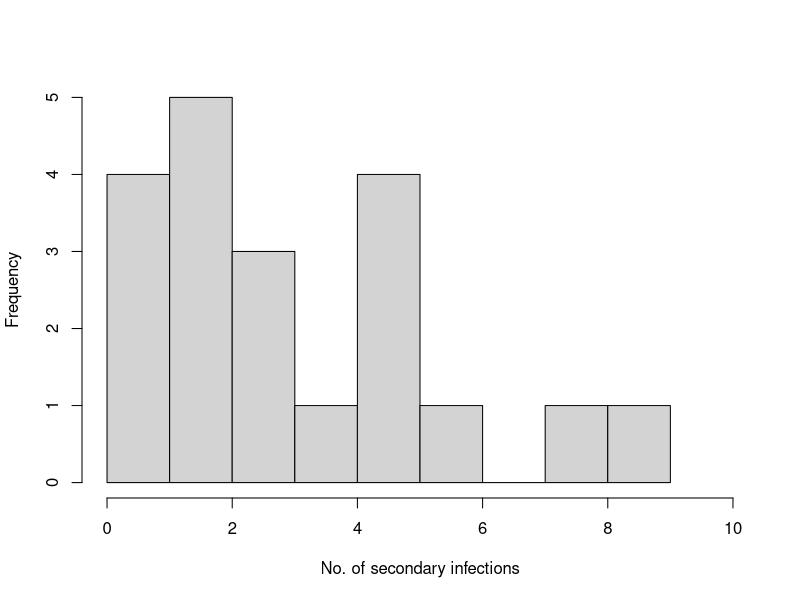
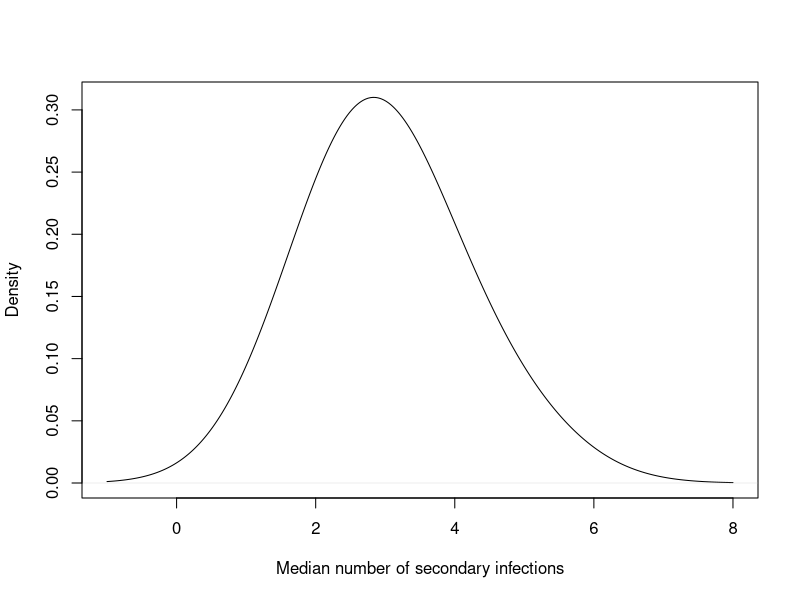
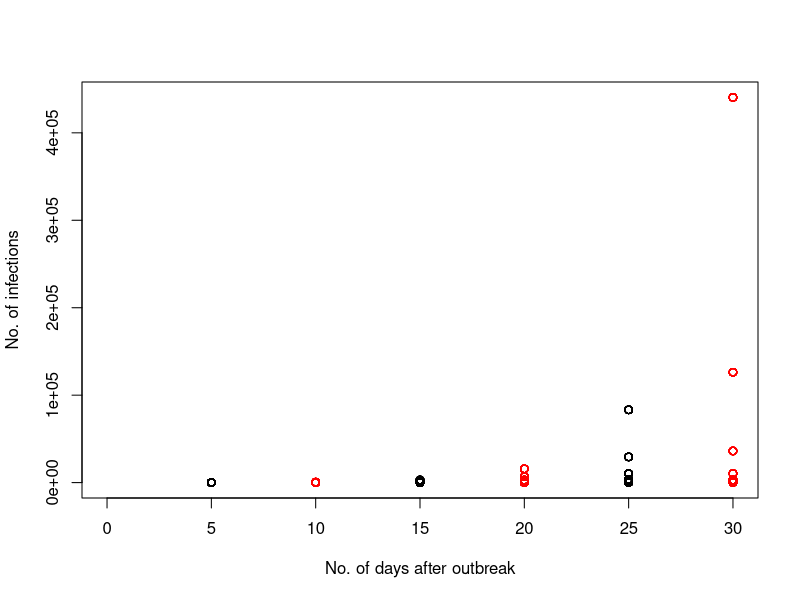
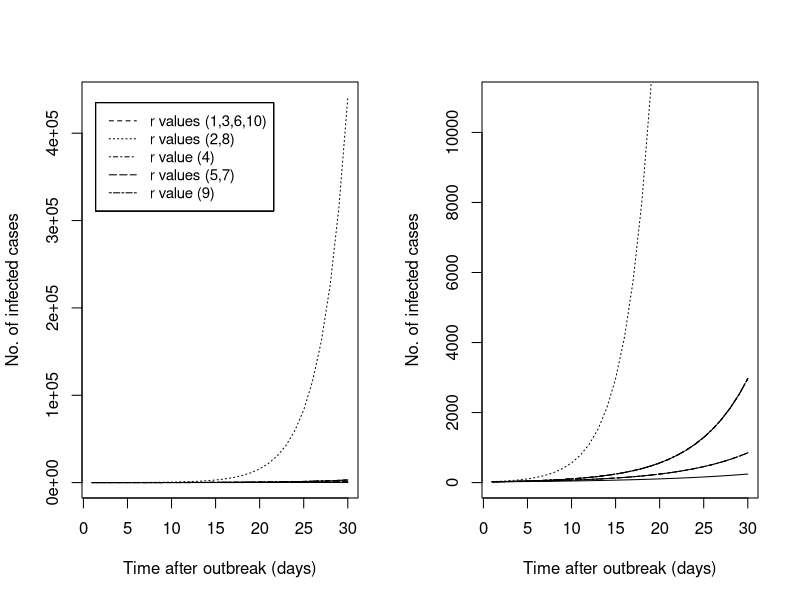
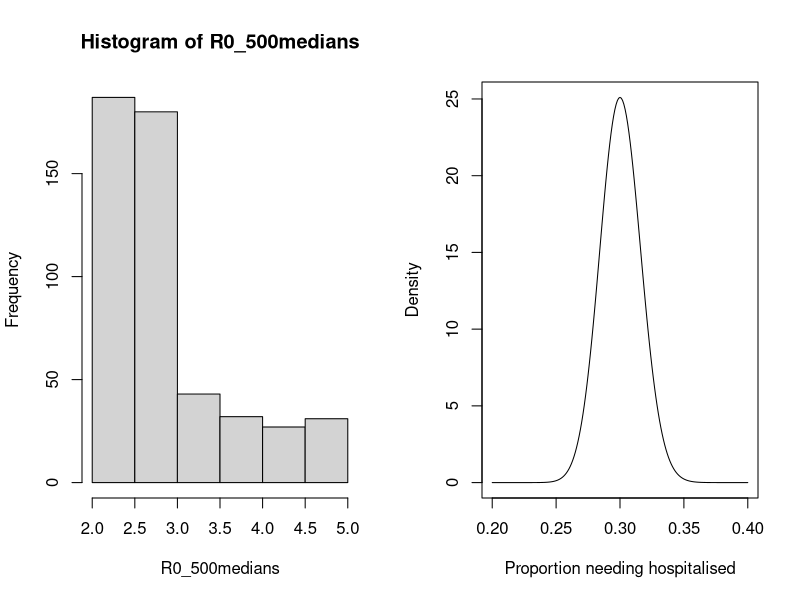
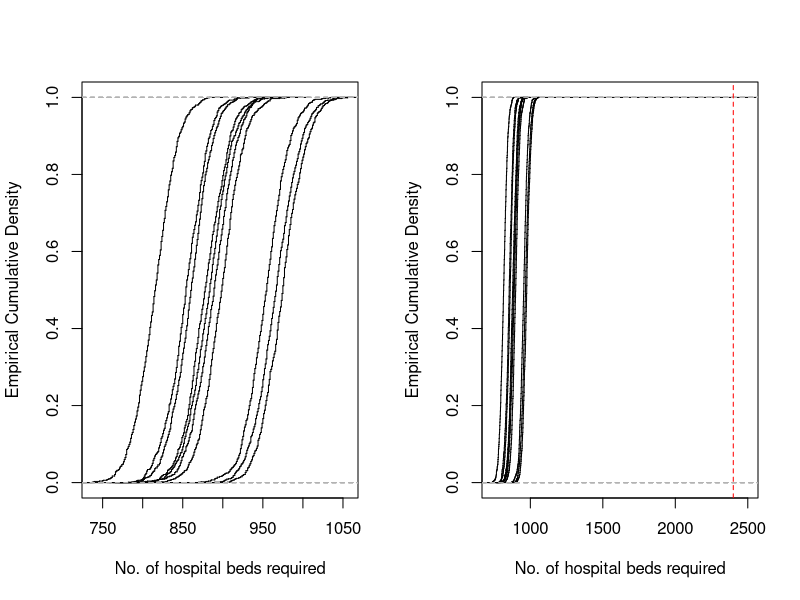
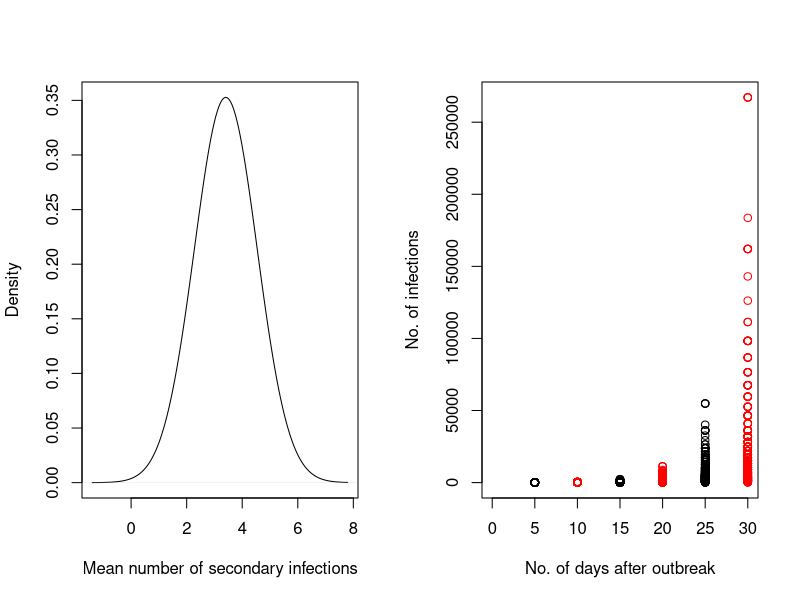
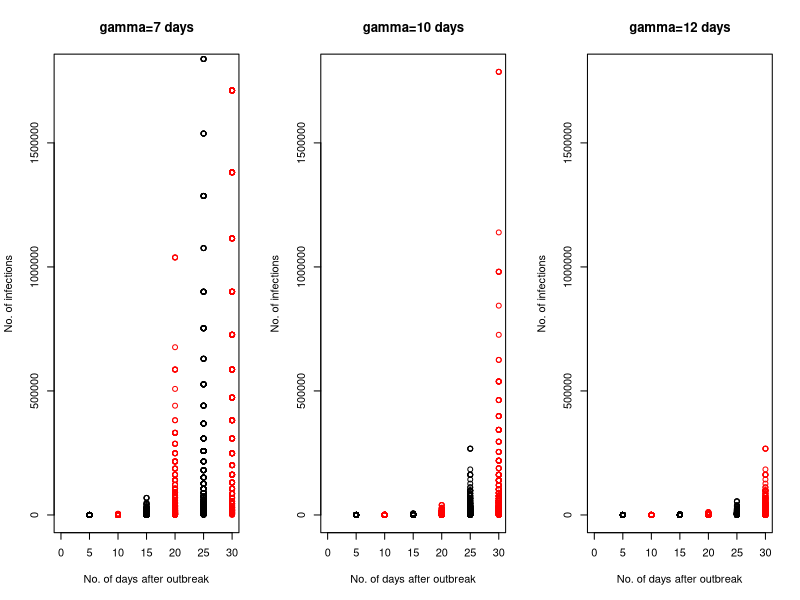

The R script that drew these images, in order:
### Question 1 ###

# Enter data: Data_R0 is no. of secondary cases from our 20 individuals.
Data_R0 <- c(4,5,2,1,0,5,8,2,2,3,5,9,0,1,3,2,6,2,3,5)
#pdf(file = "/Users/sarah/Desktop/MSc\ Applied\ Statistics\ in\ Health\ Sciences/MM925/Assessment/hist.pdf", width=3, height=2.5, pointsize=9)
hist(Data_R0, xlab="No. of secondary infections", xlim=c(0,10), ylim=c(0, 5), breaks=11, main = "") #visualise the data
#dev.off()

# Non-parametric bootstrapping function (npbs)
npbs<-function(x,b){       
  y<-c()                   
  for(i in 1:b){
    y[i]<-median(sample(x,length(x), replace=TRUE))
  }
  y}

# Run the model for 500 bootstraps
R0_500medians<-npbs(Data_R0,500)   #500 bootstrap samples of median R0

#Plot distribution of R0 medians (with smoothing function)
#pdf(file = "/Users/sarah/Desktop/MSc\ Applied\ Statistics\ in\ Health\ Sciences/MM925/Assessment/bootstrap.pdf", width=3, height=2.5, pointsize=9)
plot(density(R0_500medians, bw=1), xlab="Median number of secondary infections", main="")
#dev.off()

#Mean of the medians
mean(R0_500medians)
#standard deviation
sd(R0_500medians)
#min & max values
min(R0_500medians); max(R0_500medians)
#Quantiles of the median R0 values
quantile(R0_500medians, probs=seq(0,1,0.025))


### Question 2 ###

##The variables:
# R0_500medians is my distribution of 500 median values of R0 from Q1
t <- 1:30   #Time in days (after outbreak)
gama <- 12  #average duration of infectiousness (days)
r <- (R0_500medians-1)/gama  #500 values of r, the growth rate of the infection
I_0 <- 20   #Initial no. of cases

#Use the parameters to calculate an array of no. of infections at different times after outbreak
I<-array(dim=c(length(t), length(r)))
for (j in 1:length(r)){  # for each of the 500 values of r
for (i in 1:length(t)){  # for each different time
I[i,j] <- I_0*exp(r[j]*t[i])
}}

# No. of Infections, I has 30 rows (time after outbreak, 1-30 days) and 500 columns (r values)
# So we have a distribution of infection nos. for each time after outbreak (rows of data)
head(I[30,], 10)      #quick check of data, day 30 
max(I)      #max no. of infections (for the y axis limit)


#y values for graph
t5  <- I[5,]   #infections at 5 days
t10 <- I[10,]  #Infections at 10 days
t15 <- I[15,]  #Infections at 15 days
t20 <- I[20,]  #Infections at 20 days
t25 <- I[25,]  #Infections at 25 days
t30 <- I[30,]  #Infections at 30 days

#x values for graph
ts5  <- rep(5, 500)
ts10 <- rep(10, 500)
ts15 <- rep(15, 500)
ts20 <- rep(20, 500)
ts25 <- rep(25, 500)
ts30 <- rep(30, 500)

# Graph of the infections
#pdf(file = "/Users/sarah/Desktop/MSc\ Applied\ Statistics\ in\ Health\ Sciences/MM925/Assessment/infections.pdf", width=3, height=2.5, pointsize=9)
plot(ts10, t10, xlim=c(0, 30), ylim = c(0, max(I)),
     xlab="No. of days after outbreak", ylab="No. of infections", col="red")
points(ts20, t20, xlim=c(0, 30), ylim = c(0, max(I)), col="red")
points(ts30, t30, xlim=c(0, 30), ylim = c(0, max(I)), col="red")
points(ts5, t5, xlim=c(0, 30), ylim = c(0, max(I)))
points(ts15, t15, xlim=c(0, 30), ylim = c(0, max(I)))
points(ts25, t25, xlim=c(0, 30), ylim = c(0, max(I)))
#dev.off()

#Summary stats for infections at 10 days
summary(t10)
quantile(t10, probs=seq(0,1,0.025)) 

#Summary stats for infections at 20 days
summary(t20)
quantile(t20, probs=seq(0,1,0.025)) 

#Summary stats for infections at 30 days
summary(t30)
quantile(t30, probs=seq(0,1,0.025)) 

# Represent no of infections for t=1:30 for first 10 r values
head(I[1,], 10)       #shows the no. of infections first 10 r values
t <- 1:30
#pdf(file = "/Users/sarah/Desktop/MSc\ Applied\ Statistics\ in\ Health\ Sciences/MM925/Assessment/predictions.1.pdf", width=7, height=2.5, pointsize=9)
par(mfrow=c(1,2))
plot(t, I[,1], type="n", 
     xlab="Time after outbreak (days)", ylab="No. of infected cases", ylim=c(0, 441000), lwd = 0.6)
for (i in 1:10){
lines(t, I[,i], lty=i+1)
  legend("topleft", inset=0.05, c("r values (1,3,6,10)", "r values (2,8)", "r value (4)", "r values (5,7)", "r value (9)"), lty = c(2,3,4,5,6), cex = 0.9)
}
plot(t, I[,1], type="n", 
     xlab="Time after outbreak (days)", ylab="No. of infected cases", ylim=c(0, 11000), lwd = 0.6)
for (i in 1:10){
  lines(t, I[,i], lty=i+1)
}
#dev.off()

#Above graph gives one extreme value of infection cases.... Why?
hist(R0_500medians) #Distribution of R0
max(R0_500medians) # Max R0 in model is 5 secondary infections
sum(ifelse(R0_500medians==5, 1, 0))/500   #6.4% cases give R0=5

### Question 3 ###

#Expert opinion of proportions needing hospital bed
minHosp <- 0.25
maxHosp <- 0.35
modal <- 0.3

#Distribution of possible proportions needing beds
prop.range <- seq(0.2,0.4,0.001)
a <- 250
calc.b <- function(a, mode){
  b <- 2-a+(a-1)/mode
  print(b)
}
calc.b(a=a, mode=modal)
b <- 582
prop.Hosp <- dbeta(prop.range, a, b) #Distribution of values for proportion that need hospital

#pdf(file = "/Users/sarah/Desktop/MSc\ Applied\ Statistics\ in\ Health\ Sciences/MM925/Assessment/HospProp.pdf", width=3, height=2.5, pointsize=9)
plot(prop.range, prop.Hosp, xlab="Proportion needing hospitalised", type="l", ylab="Density")
#dev.off()

#Using the median no. of infections/cases at 30 days, [median(t30) = 2968 = n], 
#generate random variables from binomial distribution with p=prop.Hosp in (binom(n,p))
#to simulate the no. of beds required in hospital.

#Function to generate values from binomial dist for no. of beds required
n <- 2968       #median no. of infections at 30 days
#n1 is no. of values sampled from beta dist (uncertainty)
#n2 is no. of values sampled from binomial dist (variability)

simul <- function(n1, n2){
  y <- array(dim=c(n1, n2));
for(i in 1:n1){
  p <- rbeta(1,a,b);     #Generate 1 value from our beta distribution (a=250, b=582)
  for (j in 1:n2){
    y[i,j] <- rbinom(1, n, p) 
  }
}
y
}

#Run function for no. of beds required
beds <- simul(10,1000) 

min(beds)   #check for min for x-axis
max(beds)   #check for max for x-axis

#Plot distributions
#pdf(file = "/Users/sarah/Desktop/MSc\ Applied\ Statistics\ in\ Health\ Sciences/MM925/Assessment/HospCases.pdf", width=6, height=2.5, pointsize=9)
par(mfrow=c(1,2))
plot(ecdf(beds[1,]), do.p=FALSE, verticals=TRUE, main="",
     xlab="No. of hospital beds required", ylab="Empirical Cumulative Density", lty=1, xlim=c(min(beds), max(beds)))
for (i in 2:10) 
  lines(ecdf(beds[i,]), verticals=TRUE, do.p=FALSE)
abline(v = 2400, col = "red", lty=2)
plot(ecdf(beds[1,]), do.p=FALSE, verticals=TRUE, main="",
     xlab="No. of hospital beds required", ylab="Empirical Cumulative Density", lty=1, xlim=c(min(beds), 2500))
for (i in 2:10) 
  lines(ecdf(beds[i,]), verticals=TRUE, do.p=FALSE)
abline(v = 2400, col = "red", lty=2)
#dev.off()

#Probability of threshold being exceeded
cumulprob1 <- ecdf(beds[1,])
1-cumulprob1(2400) 
cumulprob2 <- ecdf(beds[2,])
1-cumulprob2(2400)
cumulprob3 <- ecdf(beds[3,])
1-cumulprob3(2400) 
cumulprob4 <- ecdf(beds[4,])
1-cumulprob4(2400) 
cumulprob5 <- ecdf(beds[5,])
1-cumulprob5(2400) 
cumulprob6 <- ecdf(beds[6,])
1-cumulprob6(2400)
cumulprob7 <- ecdf(beds[7,])
1-cumulprob7(2400) 
cumulprob8 <- ecdf(beds[8,])
1-cumulprob8(2400) 
cumulprob9 <- ecdf(beds[9,])
1-cumulprob9(2400) 
cumulprob10 <- ecdf(beds[10,])
1-cumulprob10(2400) 

### Question 4 ###
#### Use MEAN bootstrapping ####

# Non-parametric bootstrapping function (npbs2)
npbs2<-function(x,b){       
  y<-c()                   
  for(i in 1:b){
    y[i]<-mean(sample(x,length(x), replace=TRUE))
  }
  y}

# Run the model for 500 bootstraps
R0_500means<-npbs2(Data_R0,500)   #500 bootstrap samples of mean R0

#Plot distribution of R0 means (with smoothing function)
#pdf(file = "/Users/sarah/Desktop/MSc\ Applied\ Statistics\ in\ Health\ Sciences/MM925/Assessment/bootstrap2.pdf", width=3, height=2.5, pointsize=9)
plot(density(R0_500means, bw=1), xlab="Mean number of secondary infections", main="")
#dev.off()

#Mean of the means
mean(R0_500means)
#standard deviation
sd(R0_500means)
#min & max values
min(R0_500means); max(R0_500means)
#Quantiles of the mean R0 values
quantile(R0_500means, probs=seq(0,1,0.025))


### (Q. 2) ###

##The variables:
# R0_500means is my distribution of 500 mean values of R0 from Q1
t <- 1:30   #Time in days (after outbreak)
gama <- 12  #average duration of infectiousness (days)
gama7 <- 7
gama10 <- 10
r2 <- (R0_500means-1)/gama  #500 values of r, the growth rate of the infection
# r for different gammas
r_gama7 <- (R0_500means-1)/gama7
r_gama10 <- (R0_500means-1)/gama10

I_0 <- 20   #Initial no. of cases

#Use the parameters to calculate an array of no. of infections at different times after outbreak
I2<-array(dim=c(length(t), length(r)))
for (j in 1:length(r2)){  # for each of the 500 values of r
  for (i in 1:length(t)){  # for each different time
    I2[i,j] <- I_0*exp(r2[j]*t[i])
  }}
# I for gamma 7
Ig7<-array(dim=c(length(t), length(r_gama7)))
for (j in 1:length(r_gama7)){  # for each of the 500 values of r
  for (i in 1:length(t)){  # for each different time
    Ig7[i,j] <- I_0*exp(r_gama7[j]*t[i])
  }}

# I for gamma 10
Ig10<-array(dim=c(length(t), length(r_gama10)))
for (j in 1:length(r_gama10)){  # for each of the 500 values of r
  for (i in 1:length(t)){  # for each different time
    Ig10[i,j] <- I_0*exp(r_gama10[j]*t[i])
  }}

# No. of Infections, I has 30 rows (time after outbreak, 1-30 days) and 500 columns (r values)
# So we have a distribution of infection nos. for each time after outbreak (rows of data)
head(I2[30,], 10)      #quick check of data, day 30 
max(I2)      #max no. of infections (for the y axis limit)


#y values for graph
t5m  <- I2[5,]   #infections at 5 days
t10m <- I2[10,]  #Infections at 10 days
t15m <- I2[15,]  #Infections at 15 days
t20m <- I2[20,]  #Infections at 20 days
t25m <- I2[25,]  #Infections at 25 days
t30m <- I2[30,]  #Infections at 30 days

#y for gamma 7
t5g7  <- Ig7[5,]   #infections at 5 days
t10g7 <- Ig7[10,]  #Infections at 10 days
t15g7 <- Ig7[15,]  #Infections at 15 days
t20g7 <- Ig7[20,]  #Infections at 20 days
t25g7 <- Ig7[25,]  #Infections at 25 days
t30g7 <- Ig7[30,]  #Infections at 30 days

#y for gamma 10
t5g10  <- Ig10[5,]   #infections at 5 days
t10g10 <- Ig10[10,]  #Infections at 10 days
t15g10 <- Ig10[15,]  #Infections at 15 days
t20g10 <- Ig10[20,]  #Infections at 20 days
t25g10 <- Ig10[25,]  #Infections at 25 days
t30g10 <- Ig10[30,]  #Infections at 30 days

#x values for graph
ts5  <- rep(5, 500)
ts10 <- rep(10, 500)
ts15 <- rep(15, 500)
ts20 <- rep(20, 500)
ts25 <- rep(25, 500)
ts30 <- rep(30, 500)

# Graph of the infections
#pdf(file = "/Users/sarah/Desktop/MSc\ Applied\ Statistics\ in\ Health\ Sciences/MM925/Assessment/infections2.pdf", width=3, height=3, pointsize=9)
plot(ts10, t10m, xlim=c(0, 30), ylim = c(0, max(I2)),
     xlab="No. of days after outbreak", ylab="No. of infections", col="red")
points(ts20, t20m, xlim=c(0, 30), ylim = c(0, max(I2)), col="red")
points(ts30, t30m, xlim=c(0, 30), ylim = c(0, max(I2)), col="red")
points(ts5, t5m, xlim=c(0, 30), ylim = c(0, max(I2)))
points(ts15, t15m, xlim=c(0, 30), ylim = c(0, max(I2)))
points(ts25, t25m, xlim=c(0, 30), ylim = c(0, max(I2)))
#dev.off()

#gamma plots
#pdf(file = "/Users/sarah/Desktop/MSc\ Applied\ Statistics\ in\ Health\ Sciences/MM925/Assessment/gammas.pdf", width=6.5, height=2, pointsize=9)
par(mfrow=c(1,3))
plot(ts10, t10g7, xlim=c(0, 30), ylim = c(0, max(Ig10)),
     xlab="No. of days after outbreak", ylab="No. of infections", col="red", main="gamma=7 days")
points(ts20, t20g7, xlim=c(0, 30), ylim = c(0, max(Ig10)), col="red")
points(ts30, t30g7, xlim=c(0, 30), ylim = c(0, max(Ig10)), col="red")
points(ts5, t5g7, xlim=c(0, 30), ylim = c(0, max(Ig10)))
points(ts15, t15g7, xlim=c(0, 30), ylim = c(0, max(Ig10)))
points(ts25, t25g7, xlim=c(0, 30), ylim = c(0, max(Ig10)))

plot(ts10, t10g10, xlim=c(0, 30), ylim = c(0, max(Ig10)),
     xlab="No. of days after outbreak", ylab="No. of infections", col="red", main="gamma=10 days")
points(ts20, t20g10, xlim=c(0, 30), ylim = c(0, max(Ig10)), col="red")
points(ts30, t30g10, xlim=c(0, 30), ylim = c(0, max(Ig10)), col="red")
points(ts5, t5g10, xlim=c(0, 30), ylim = c(0, max(Ig10)))
points(ts15, t15g10, xlim=c(0, 30), ylim = c(0, max(Ig10)))
points(ts25, t25g10, xlim=c(0, 30), ylim = c(0, max(Ig10)))

plot(ts10, t10m, xlim=c(0, 30), ylim = c(0, max(Ig10)),
     xlab="No. of days after outbreak", ylab="No. of infections", col="red", main="gamma=12 days")
points(ts20, t20m, xlim=c(0, 30), ylim = c(0, max(Ig10)), col="red")
points(ts30, t30m, xlim=c(0, 30), ylim = c(0, max(Ig10)), col="red")
points(ts5, t5m, xlim=c(0, 30), ylim = c(0, max(Ig10)))
points(ts15, t15m, xlim=c(0, 30), ylim = c(0, max(Ig10)))
points(ts25, t25m, xlim=c(0, 30), ylim = c(0, max(Ig10)))
#dev.off()

#Summary stats for infections at 10 days
summary(t10m)
quantile(t10m, probs=seq(0,1,0.025)) 

#Summary stats for infections at 20 days
summary(t20m)
quantile(t20m, probs=seq(0,1,0.025)) 

#Summary stats for infections at 30 days
summary(t30m)
quantile(t30m, probs=seq(0,1,0.025)) 

# for gamma 7
summary(t10g7)
quantile(t10g7, probs=seq(0,1,0.025)) 
summary(t15g7)
summary(t20g7)
quantile(t20g7, probs=seq(0,1,0.025)) 
summary(t30g7)
quantile(t30g7, probs=seq(0,1,0.025)) 

# for gamma 10
summary(t10g10)
quantile(t10g10, probs=seq(0,1,0.025)) 
summary(t20g10)
quantile(t20g10, probs=seq(0,1,0.025)) 
summary(t30g10)
quantile(t30g10, probs=seq(0,1,0.025)) 

# Represent no of infections for t=1:30 for first 10 r values
head(I2[30,], 10)       #shows the no. of infections at t=30 first 10 r values
t <- 1:30
#pdf(file = "/Users/sarah/Desktop/MSc\ Applied\ Statistics\ in\ Health\ Sciences/MM925/Assessment/predictions2.pdf", width=7, height=3, pointsize=9)
par(mfrow=c(1,2))
plot(t, I2[,1], type="n", 
     xlab="Time after outbreak (days)", ylab="No. of infected cases", ylim=c(0, 52650))
for (i in 1:10){
  lines(t, I2[,i], lty=i+1)
#  legend("topleft", c("", "", "", "", ""), lty = i+1)
}
plot(t, I2[,1], type="n", 
     xlab="Time after outbreak (days)", ylab="No. of infected cases", ylim=c(0, 12000))
for (i in 1:10){
  lines(t, I2[,i], lty=i+1)
}
#dev.off()

### for gamma 7
head(Ig7[30,], 10)       #shows the no. of infections at t=30 first 10 r values
t <- 1:30

par(mfrow=c(1,2))
plot(t, Ig7[,1], type="n", 
     xlab="Time after outbreak (days)", ylab="No. of infected cases", ylim=c(0, 14588327.40))
for (i in 1:10){
  lines(t, Ig7[,i], lty=i+1)
}
plot(t, Ig7[,1], type="n", 
     xlab="Time after outbreak (days)", ylab="No. of infected cases", ylim=c(0, 12000))
for (i in 1:10){
  lines(t, Ig7[,i], lty=i+1)
}

### for gamma 10
head(Ig10[30,], 10)       #shows the no. of infections at t=30 first 10 r values
t <- 1:30

par(mfrow=c(1,2))
plot(t, Ig10[,1], type="n", 
     xlab="Time after outbreak (days)", ylab="No. of infected cases", ylim=c(0, 17081.1753))
for (i in 1:10){
  lines(t, Ig10[,i], lty=i+1)
}
plot(t, Ig10[,1], type="n", 
     xlab="Time after outbreak (days)", ylab="No. of infected cases", ylim=c(0, 12000))
for (i in 1:10){
  lines(t, Ig10[,i], lty=i+1)
}

### Q. 3 ###

#Expert opinion of proportions needing hospital bed
minHosp2 <- 0.15
maxHosp2 <- 0.25
modal2 <- 0.2

#Distribution of possible proportions needing beds
prop.range <- seq(0.1,0.3,0.001)
a2 <- 250
calc.b <- function(a2, mode){
  b <- 2-a2+(a2-1)/mode
  print(b)
}
calc.b(a=a2, mode=modal2)
b2 <- 997
prop.Hosp2 <- dbeta(prop.range, a2, b2) #Distribution of values for proportion that need hospital

#pdf(file = "/Users/sarah/Desktop/MSc\ Applied\ Statistics\ in\ Health\ Sciences/MM925/Assessment/HospProp2.pdf", width=3, height=3, pointsize=9)
plot(prop.range, prop.Hosp, xlab="Proportion needing hospitalised", type="l", ylab="Density")
#dev.off()

#Using the median no. of infections/cases at 30 days, [median(t30) = 8068 = n], 
#generate random variables from binomial distribution with p=prop.Hosp in (binom(n,p))
#to simulate the no. of beds required in hospital.

#Function to generate values from binomial dist for no. of beds required
n <- 8068       #median no. of infections at 30 days -----> change this as appropriate
#n1 is no. of values sampled from beta dist (uncertainty)
#n2 is no. of values sampled from binomial dist (variability)

simul <- function(n1, n2){
  y <- array(dim=c(n1, n2));
  for(i in 1:n1){
    p <- rbeta(1,a,b);     #Generate 1 value from our beta distribution (a=250, b=582)
    for (j in 1:n2){
      y[i,j] <- rbinom(1, n, p) 
    }
  }
  y
}

# For 2nd beta distribution for proportion being hospitalised
simul2 <- function(n1, n2){
  y <- array(dim=c(n1, n2));
  for(i in 1:n1){
    p <- rbeta(1,a2,b2);     #Generate 1 value from our beta distribution (a2=250, b2=997)
    for (j in 1:n2){
      y[i,j] <- rbinom(1, n, p) 
    }
  }
  y
}

#Run function for no. of beds required
beds2 <- simul(10,1000) 
bedsg7 <- simul(10, 1000)
bedsg10 <- simul(10, 1000)

beds12b2 <- simul2(10,1000) #beds required: gamma=12, 2nd beta distribution
beds10b2 <- simul2(10,1000) #beds required: gamma=10, 2nd beta distribution
beds7b2 <- simul2(10,1000) #beds required: gamma=7, 2nd beta distribution

min(beds2)   #check for min for x-axis
median(beds2)#median no. of beds required
max(beds2)   #check for max for x-axis
min(bedsg7)
median(bedsg7)
max(bedsg7)
min(bedsg10)
median(bedsg10)
max(bedsg10)

#2nd beta distribution data
min(beds12b2)
max(beds12b2)
median(beds12b2)
min(beds10b2)
max(beds10b2)
median(beds10b2)
min(beds7b2)
max(beds7b2)
median(beds7b2)

#Plot distributions
#pdf(file = "/Users/sarah/Desktop/MSc\ Applied\ Statistics\ in\ Health\ Sciences/MM925/Assessment/HospCases2.pdf", width=4, height=2.5, pointsize=9)
par(mfrow=c(1,1))
plot(ecdf(beds2[1,]), do.p=FALSE, verticals=TRUE, main="",
     xlab="No. of hospital beds required", ylab="Empirical Cumulative Density", lty=1, xlim=c(min(beds2), max(beds2)))
for (i in 2:10) 
  lines(ecdf(beds2[i,]), verticals=TRUE, do.p=FALSE)
abline(v = 2400, col = "red", lty=2)
#plot(ecdf(beds2[1,]), do.p=FALSE, verticals=TRUE, main="",
#     xlab="No. of hospital beds required", ylab="Empirical Cumulative Density", lty=1, xlim=c(min(beds2), 2500))
#for (i in 2:10) 
#  lines(ecdf(beds2[i,]), verticals=TRUE, do.p=FALSE)
#abline(v = 2400, col = "red", lty=2)
#dev.off()

#gammas
#pdf(file = "/Users/sarah/Desktop/MSc\ Applied\ Statistics\ in\ Health\ Sciences/MM925/Assessment/HospCasesGammas.pdf", width=6, height=2, pointsize=9)
par(mfrow=c(1,3))
plot(ecdf(bedsg7[1,]), do.p=FALSE, verticals=TRUE,
     xlab="No. of hospital beds required", ylab="Empirical Cumulative Density", lty=1, xlim=c(0, max(bedsg7)), main="gamma=7 days")
for (i in 2:10) 
  lines(ecdf(bedsg7[i,]), verticals=TRUE, do.p=FALSE)
abline(v = 2400, col = "red", lty=2)

plot(ecdf(bedsg10[1,]), do.p=FALSE, verticals=TRUE,
     xlab="No. of hospital beds required", ylab="Empirical Cumulative Density", lty=1, xlim=c(2400, max(bedsg10)), main="gamma=10 days")
for (i in 2:10) 
  lines(ecdf(bedsg10[i,]), verticals=TRUE, do.p=FALSE)
abline(v = 2400, col = "red", lty=2)

plot(ecdf(beds2[1,]), do.p=FALSE, verticals=TRUE,
     xlab="No. of hospital beds required", ylab="Empirical Cumulative Density", lty=1, xlim=c(min(beds2), max(beds2)), main="gamma=12 days")
for (i in 2:10) 
  lines(ecdf(beds2[i,]), verticals=TRUE, do.p=FALSE)
abline(v = 2400, col = "red", lty=2)
#dev.off()

#gammas and 2nd beta distriburtion
#pdf(file = "/Users/sarah/Desktop/MSc\ Applied\ Statistics\ in\ Health\ Sciences/MM925/Assessment/HospCasesGammasBeta2.pdf", width=6, height=2, pointsize=9)
par(mfrow=c(1,3))
plot(ecdf(beds7b2[1,]), do.p=FALSE, verticals=TRUE,
     xlab="No. of hospital beds required", ylab="Empirical Cumulative Density", lty=1, xlim=c(0, max(beds7b2)), main="gamma=7 days")
for (i in 2:10) 
  lines(ecdf(beds7b2[i,]), verticals=TRUE, do.p=FALSE)
abline(v = 2400, col = "red", lty=2)

plot(ecdf(beds10b2[1,]), do.p=FALSE, verticals=TRUE,
     xlab="No. of hospital beds required", ylab="Empirical Cumulative Density", lty=1, xlim=c(2400, max(beds10b2)), main="gamma=10 days")
for (i in 2:10) 
  lines(ecdf(beds10b2[i,]), verticals=TRUE, do.p=FALSE)
abline(v = 2400, col = "red", lty=2)

plot(ecdf(beds12b2[1,]), do.p=FALSE, verticals=TRUE,
     xlab="No. of hospital beds required", ylab="Empirical Cumulative Density", lty=1, xlim=c(min(beds12b2), 2400), main="gamma=12 days")
for (i in 2:10) 
  lines(ecdf(beds12b2[i,]), verticals=TRUE, do.p=FALSE)
abline(v = 2400, col = "red", lty=2)
#dev.off()
###

#Probability of threshold being exceeded
cumulprob1 <- ecdf(beds2[1,])
1-cumulprob1(2400) 
cumulprob2 <- ecdf(beds2[2,])
1-cumulprob2(2400)
cumulprob3 <- ecdf(beds2[3,])
1-cumulprob3(2400) 
cumulprob4 <- ecdf(beds2[4,])
1-cumulprob4(2400) 
cumulprob5 <- ecdf(beds2[5,])
1-cumulprob5(2400) 
cumulprob6 <- ecdf(beds2[6,])
1-cumulprob6(2400)
cumulprob7 <- ecdf(beds2[7,])
1-cumulprob7(2400) 
cumulprob8 <- ecdf(beds2[8,])
1-cumulprob8(2400) 
cumulprob9 <- ecdf(beds2[9,])
1-cumulprob9(2400) 
cumulprob10 <- ecdf(beds2[10,])
1-cumulprob10(2400) 

## Probabilities for beds10b2
cumulprob1 <- ecdf(beds10b2[1,])
1-cumulprob1(6000) 
cumulprob2 <- ecdf(beds10b2[2,])
1-cumulprob2(6000)
cumulprob3 <- ecdf(beds10b2[3,])
1-cumulprob3(6000) 
cumulprob4 <- ecdf(beds10b2[4,])
1-cumulprob4(6000) 
cumulprob5 <- ecdf(beds10b2[5,])
1-cumulprob5(6000) 
cumulprob6 <- ecdf(beds10b2[6,])
1-cumulprob6(6000)
cumulprob7 <- ecdf(beds10b2[7,])
1-cumulprob7(6000) 
cumulprob8 <- ecdf(beds10b2[8,])
1-cumulprob8(6000) 
cumulprob9 <- ecdf(beds10b2[9,])
1-cumulprob9(6000) 
cumulprob10 <- ecdf(beds10b2[10,])
1-cumulprob10(6000) 

## Probabilities for beds7b2
cumulprob1 <- ecdf(beds7b2[1,])
1-cumulprob1(120000) 
cumulprob2 <- ecdf(beds7b2[2,])
1-cumulprob2(120000)
cumulprob3 <- ecdf(beds7b2[3,])
1-cumulprob3(120000) 
cumulprob4 <- ecdf(beds7b2[4,])
1-cumulprob4(120000) 
cumulprob5 <- ecdf(beds7b2[5,])
1-cumulprob5(120000) 
cumulprob6 <- ecdf(beds7b2[6,])
1-cumulprob6(120000)
cumulprob7 <- ecdf(beds7b2[7,])
1-cumulprob7(120000) 
cumulprob8 <- ecdf(beds7b2[8,])
1-cumulprob8(120000) 
cumulprob9 <- ecdf(beds7b2[9,])
1-cumulprob9(120000) 
cumulprob10 <- ecdf(beds7b2[10,])
1-cumulprob10(120000) 

# Get summary stats for probability of exceeding threshold
z = c(0.842, 1, 0.932, 0.994, 0.454, 0.995, 0, 0.682, 0.676, 0.77)
summary(z)
quantile(z, probs=seq(0,1,0.025)) #Quantiles for the 10 graphed distributions of hospitalisation cases

z2 = c(0,0,0,0,0,0,0.272, 1,1,1)
mean(z2)

z3 = c(.991, .995, 1,0,1,1,0.968, .998, 1,1)
mean(z3)

z4 = c(0,0,1,0,0,1,0,0,1,0.66)
mean(z4)
